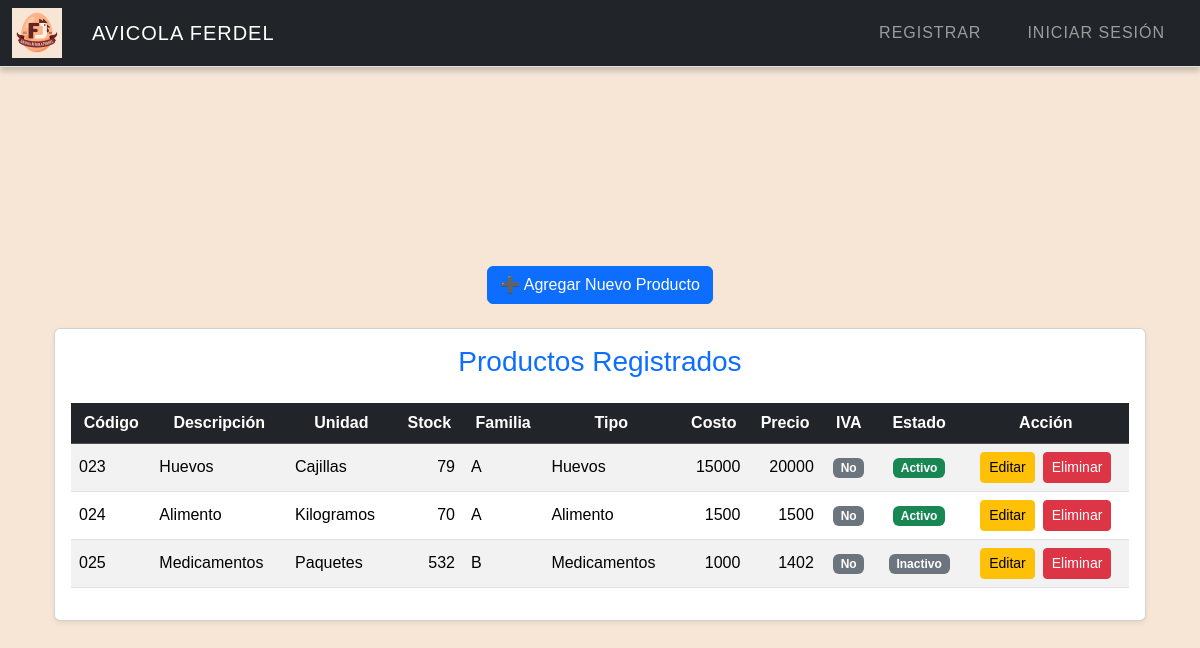
Before: /productos with the older database file.
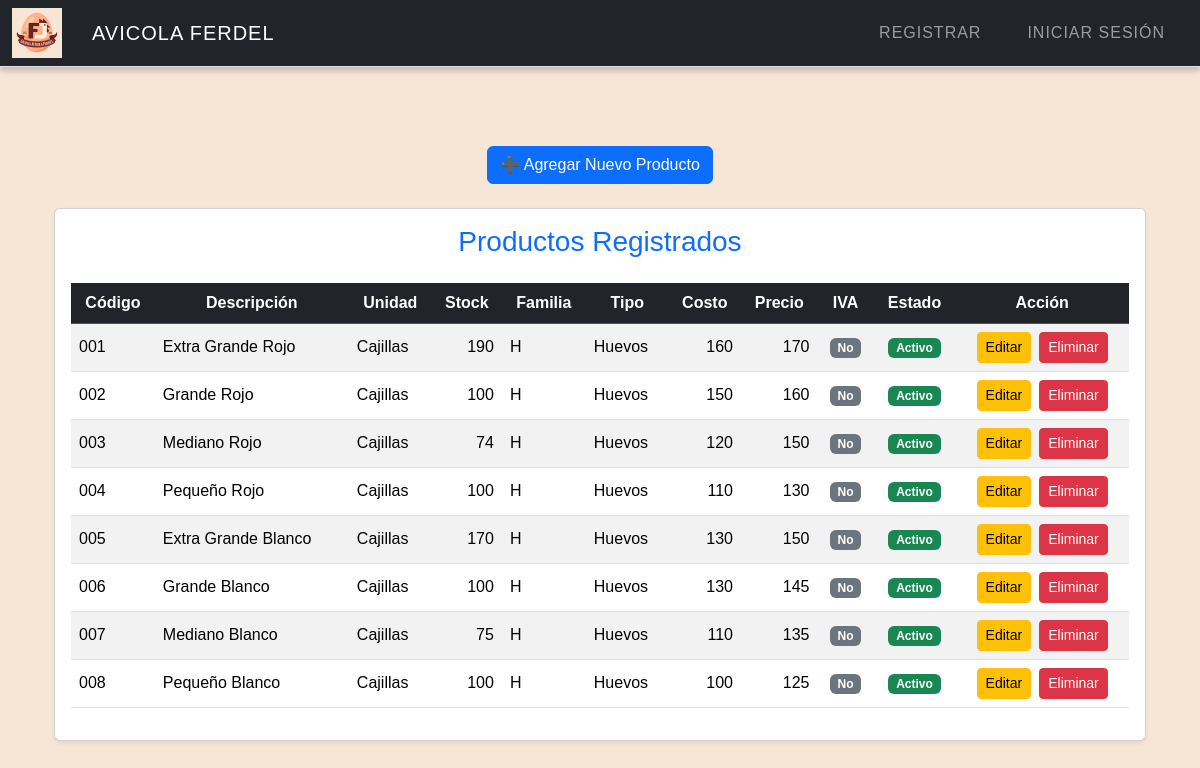
After: the same page with the newer database file.
### tables this page shows
CREATE TABLE Productos (
    ID_Producto INTEGER PRIMARY KEY AUTOINCREMENT,
    COD_Producto TEXT,
    Descripcion TEXT NOT NULL,
    Unidad_Medida INTEGER,
    Existencias NUMERIC DEFAULT 0,
    Estado INTEGER DEFAULT 1,
    Familia INTEGER,
    Costo_Promedio NUMERIC,
    IVA INTEGER DEFAULT 0,
    Tipo INTEGER,
    Precio_Venta NUMERIC,
    ID_Empresa INTEGER,
    Fecha_Creacion DATE DEFAULT CURRENT_DATE,
    Usuario_Creador INTEGER,
    FOREIGN KEY (Unidad_Medida) REFERENCES Unidades_Medida(ID_Unidad),
    FOREIGN KEY (Familia) REFERENCES Familia(ID_Familia),
    FOREIGN KEY (Tipo) REFERENCES Tipo_Producto(ID_TipoProducto),
    FOREIGN KEY (ID_Empresa) REFERENCES Empresa(ID_Empresa)
);

CREATE TABLE Unidades_Medida (
    ID_Unidad INTEGER PRIMARY KEY AUTOINCREMENT,
    Descripcion TEXT NOT NULL,
    Abreviatura TEXT
);

CREATE TABLE Familia (
    ID_Familia INTEGER PRIMARY KEY AUTOINCREMENT,
    Descripcion TEXT NOT NULL
);

CREATE TABLE Tipo_Producto (
    ID_TipoProducto INTEGER PRIMARY KEY AUTOINCREMENT,
    Descripcion TEXT NOT NULL
);

### app.py (the view, shortened to what this page needs)
@app.route("/productos", methods=["GET", "POST"])
def productos():
    try:
        productos = db.execute("""
            SELECT P.*, U.Descripcion AS Unidad, F.Descripcion AS FamiliaDesc, T.Descripcion AS TipoDesc
            FROM Productos P
            LEFT JOIN Unidades_Medida U ON P.Unidad_Medida = U.ID_Unidad
            LEFT JOIN Familia F ON P.Familia = F.ID_Familia
            LEFT JOIN Tipo_Producto T ON P.Tipo = T.ID_TipoProducto
            ORDER BY P.cod_producto
        """)
        unidades = db.execute("SELECT ID_Unidad, Descripcion FROM Unidades_Medida ORDER BY Descripcion")
        familias = db.execute("SELECT ID_Familia, Descripcion FROM Familia ORDER BY Descripcion")
        tipos = db.execute("SELECT ID_TipoProducto, Descripcion FROM Tipo_Producto ORDER BY Descripcion")
        bodegas = db.execute("SELECT ID_Bodega, Nombre FROM Bodegas ORDER BY Nombre")
        if not isinstance(productos, (list, tuple)) and hasattr(productos, 'fetchall'):
            productos = productos.fetchall()
        if not isinstance(unidades, (list, tuple)) and hasattr(unidades, 'fetchall'):
            unidades = unidades.fetchall()
        if not isinstance(familias, (list, tuple)) and hasattr(familias, 'fetchall'):
            familias = familias.fetchall()
        if not isinstance(tipos, (list, tuple)) and hasattr(tipos, 'fetchall'):
            tipos = tipos.fetchall()
        if not isinstance(bodegas, (list, tuple)) and hasattr(bodegas, 'fetchall'):
            bodegas = bodegas.fetchall()
    except Exception as e:
        flash(f"Error al cargar los datos: {str(e)}", "danger")
        productos = []
        unidades = []
        familias = []
        tipos = []
        bodegas = []
    return render_template(
        "productos.html",
        productos=productos,
        unidades=unidades,
        familias=familias,
        tipos=tipos,
        bodegas=bodegas
    )

### app.py (called while the page is built)
@app.after_request
def after_request(response):
    response.headers["Cache-Control"] = "no-cache, no-store, must-revalidate"
    response.headers["Expires"] = 0
    response.headers["Pragma"] = "no-cache"
    return response

### Templates/productos.html (shortened to what this page needs)
{% extends "layout.html" %}
{% block main %}
<div class="container">
    <div class="d-flex justify-content-center mb-4">
        <button class="btn btn-primary" type="button" data-bs-toggle="collapse" data-bs-target="#formularioProducto" aria-expanded="false" aria-controls="formularioProducto">
            ➕ Agregar Nuevo Producto
        </button>
    </div>
    <div class="card shadow-sm">
        <div class="card-body">
            <h3 class="card-title text-center text-primary mb-4">Productos Registrados</h3>
            <div class="table-responsive">
                <table class="table table-striped table-hover align-middle">
                    <thead class="table-dark text-center">
                        <tr>
                            <th>Código</th>
                            <th>Descripción</th>
                            <th>Unidad</th>
                            <th>Stock</th>
                            <th>Familia</th>
                            <th>Tipo</th>
                            <th>Costo</th>
                            <th>Precio</th>
                            <th>IVA</th>
                            <th>Estado</th>
                            <th>Acción</th>
                        </tr>
                    </thead>
                    <tbody>
                        {% for p in productos %}
                        <tr>
                            <td>{{ p.COD_Producto or '-' }}</td>
                            <td>{{ p.Descripcion }}</td>
                            <td>{{ p.Unidad or '-' }}</td>
                            <td class="text-end">{{ p.Existencias }}</td>
                            <td>{{ p.FamiliaDesc or '-' }}</td>
                            <td>{{ p.TipoDesc or '-' }}</td>
                            <td class="text-end">{{ p.Costo_Promedio }}</td>
                            <td class="text-end">{{ p.Precio_Venta }}</td>
                            <td class="text-center">
                                {% if p.IVA %}
                                    <span class="badge bg-success">Sí</span>
                                {% else %}
                                    <span class="badge bg-secondary">No</span>
                                {% endif %}
                            </td>
                            <td class="text-center">
                                {% if p.Estado == 1 %}
                                    <span class="badge bg-success">Activo</span>
                                {% else %}
                                    <span class="badge bg-secondary">Inactivo</span>
                                {% endif %}
                            </td>
                            <td class="text-center">
                                <div class="d-flex justify-content-center gap-2">
                                    <a href="{{ url_for('editar_producto', id=p.ID_Producto) }}" class="btn btn-sm btn-warning">
                                         Editar
                                    </a>
                                    <a href="{{ url_for('eliminar_producto', id=p.ID_Producto) }}" class="btn btn-sm btn-danger" onclick="return confirm('¿Seguro de eliminar?');">
                                         Eliminar
                                    </a>
                                </div>
                            </td>
                        </tr>
                        {% else %}
                        <tr>
                            <td colspan="12" class="text-center text-muted">No hay productos registrados.</td>
                        </tr>
                        {% endfor %}
                    </tbody>
                </table>
            </div>
        </div>
    </div>
</div>
{% endblock %}

Changed rows visible on the page:
changed Productos: COD_Producto "023" → "001"; Descripcion "Huevos" → "Extra Grande Rojo"; Existencias "79" → "190"; Descripcion "A" → "H"; Costo_Promedio "15000" → "160"; Precio_Venta "20000" → "170"
changed Productos: COD_Producto "024" → "002"; Descripcion "Alimento" → "Grande Rojo"; Descripcion "Kilogramos" → "Cajillas"; Existencias "70" → "100"; Descripcion "A" → "H"; Descripcion "Alimento" → "Huevos"; Costo_Promedio "1500" → "150"; Precio_Venta "1500" → "160"
changed Productos: COD_Producto "025" → "003"; Descripcion "Medicamentos" → "Mediano Rojo"; Descripcion "Paquetes" → "Cajillas"; Existencias "532" → "74"; Descripcion "B" → "H"; Descripcion "Medicamentos" → "Huevos"; Costo_Promedio "1000" → "120"; Precio_Venta "1402" → "150"; Estado "Inactivo" → "Activo"
added Productos: COD_Producto "004", Descripcion "Pequeño Rojo", Descripcion "Cajillas", Existencias "100", Descripcion "H", Descripcion "Huevos", Costo_Promedio "110", Precio_Venta "130", IVA "No", Estado "Activo"
added Productos: COD_Producto "005", Descripcion "Extra Grande Blanco", Descripcion "Cajillas", Existencias "170", Descripcion "H", Descripcion "Huevos", Costo_Promedio "130", Precio_Venta "150", IVA "No", Estado "Activo"
added Productos: COD_Producto "006", Descripcion "Grande Blanco", Descripcion "Cajillas", Existencias "100", Descripcion "H", Descripcion "Huevos", Costo_Promedio "130", Precio_Venta "145", IVA "No", Estado "Activo"
added Productos: COD_Producto "007", Descripcion "Mediano Blanco", Descripcion "Cajillas", Existencias "75", Descripcion "H", Descripcion "Huevos", Costo_Promedio "110", Precio_Venta "135", IVA "No", Estado "Activo"
added Productos: COD_Producto "008", Descripcion "Pequeño Blanco", Descripcion "Cajillas", Existencias "100", Descripcion "H", Descripcion "Huevos", Costo_Promedio "100", Precio_Venta "125", IVA "No", Estado "Activo"
